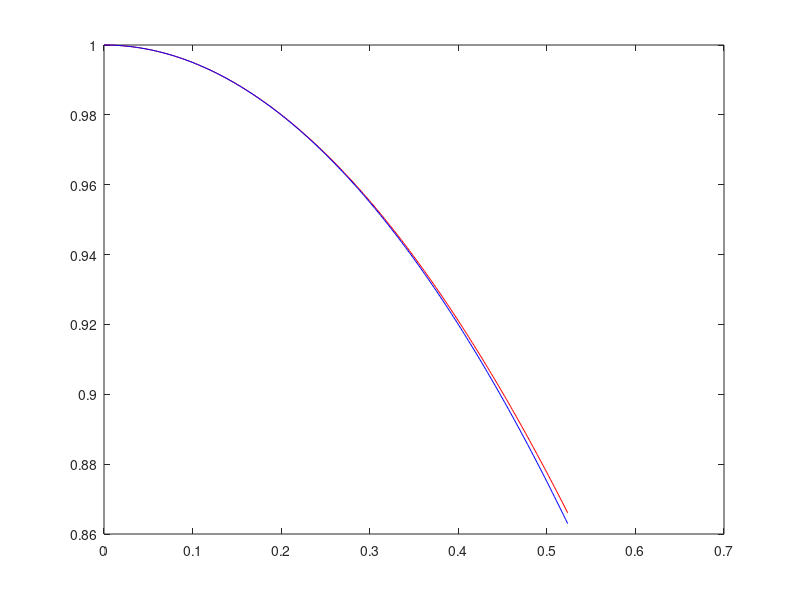

Write the MATLAB code that produced this figure.
%{
{%
Math 3800 - A1
Nick Cooley
101021174
Date: 14 Jan 2024
%}

%% Q1

% See write-up


%% Q2 (4 points)

%{
find a c such that x = c where c is the induced L2 norm of A that is, 
c = square root of maximum eigen value of A'*A and c = x in A.

We have x^2 +24x + 144 + L^2 -26 L -Lx^2 = 0, where L is lamda.
But we require x = Lmax^(1/2) by defintiion of L2 norm.

x^2 +24x + 144 + x^4 -26x^2 - x^4 = 0

-25x^2 +24x + 144 = 0
%}

clc; clearvars; format long;

x1 = (-24 + sqrt(24^2 + 4 * 25 * 144)) / (2 * -25);
x2 = (-24 - sqrt(24^2 + 4 * 25 * 144)) / (2 * -25); % suspect this as its larger.

fprintf("We have found two roots x1:%f, and x2:%f.\n", x1, x2);

A = @(x) [-1 4; 3 x];
ATA = @(x) [10 -4+3*x; -4+3*x 16+x^2];

fprintf("Unfortionately with x1 = %f we have sqrt(min(eig(ATA(x1)))) = %f.\n", x1, sqrt(min(eig(ATA(x1)))) );
fprintf("and x2 = %f we have sqrt(min(eig(ATA(x2)))) = %f.\n", x2, sqrt(min(eig(ATA(x2)))) );

fprintf("\nWhat question 2 is really asking follows:\n")

%{
No solution exists where x is equal to the L2 norm of A(x)

After discussing with the Ms Nookala and Professor Cheung, it seems the above is not
desired. 
%}

tol = 1e-17;
arrn0 = []; arr0 = [];
diff = @(x) norm(A(x), 2) - sqrt(max(eig(ATA(x))));

fprintf("\nTolerance is %e.\n", tol)
for x = 1 : 1 : 100
    delta = diff(x);
    if abs(delta) < tol % I do not trust logical == 0
        arr0 = [arr0 ; x delta]; % no flag exists to suppress this warning.   equal
    else
        arrn0 = [arrn0 ; x delta]; % no flag exists to suppress this warning. not equal
        fprintf("x = %02d is such a value.\n", x); % we find lots.
    end
end


fprintf("\nThe values x that satisfy norm(A(x), 2) - sqrt(max(eig(ATA(x))) < %e are:\n", tol);
for x = 1 : length(arr0)
    fprintf("%03d with a difference of %.18e\n", arr0(x, 1), arr0(x, 2)  )
end

fprintf("\nThe values x that are outside the open interval %e are:\n", tol)
for x = 1 : length(arrn0)
   fprintf("%03d with a difference of %.18e\n", arrn0(x, 1), arrn0(x, 2) )
end


%% Q3

clc; clf; hold off; clearvars; format long;

disp('a. See Figure 1.')

xmin = 0.; xmax = 0.5235;
x = linspace(xmin, xmax, 244);

cos_ = @(x) 1 - x.^2/2;

plot(x, cos(x), 'Color','red'); hold on; plot(x, cos_(x), 'Color','blue'); hold off;

disp('b.')

cosine_ = arrayfun(cos_, x);
diff = abs(cos(x) - cosine_);
max_delta_x = max(diff);

fprintf("The maximum difference between the real vector and approximated \n taylor series vector to 2 terms is: %.15f.\n", max_delta_x)

disp('c.')

x = 0.2453; 
y_ = cos_(x);
y = cos(x);
err = y_ - y;

er = sprintf("The forward error is: %.8f", err);
disp(er); % throws warning to use fprintf, we are told to use sprintf.

er = sprintf("The relative forward error is: %.8f", err/y);
disp(er);

x_ = acos(y_);

er = sprintf("\nThe backwards error is: %.8f", x_ - x);
disp(er);

er = sprintf("The relative backwards error is: %.8f", (x_ - x) / x);
disp(er);


%% Q4

% See write-up

